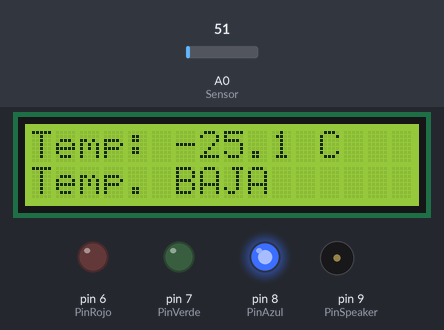
The sketch below on a simulated Arduino Uno, built with avr-gcc and run on an emulated ATmega328P. Shown: 16×2 character LCD, output pins drawn as LEDs (lit = HIGH), buzzer (waves = sounding, pin HIGH). The inputs (shaded band) are chosen by the test bench; at power-on: A0 (Sensor) = 51.

Above: at 1.2 s.
1.3 s: A0 (Sensor) set to 134
At 2.5 s:
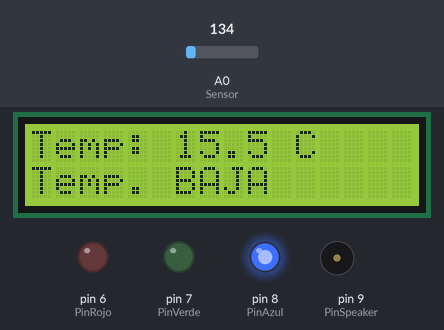
3.0 s: A0 (Sensor) set to 150
At 3.6 s:
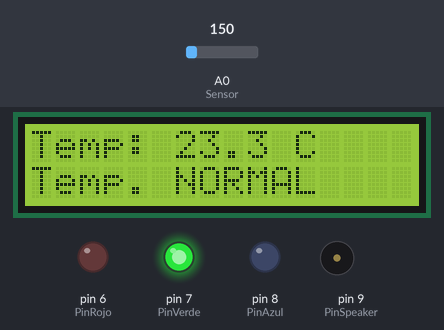
4.5 s: A0 (Sensor) set to 163
At 4.8 s:
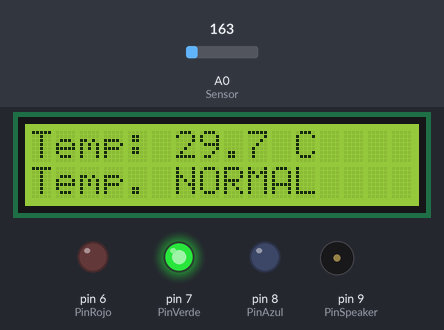
Timing chart, 0 to 7.5 s (numbered marks = the images above; inputs shaded):
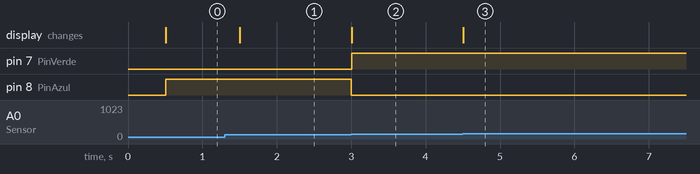

The sketch:

Sistema_de_monitoreo.ino
```cpp
/*********************
 * MONITOR LCD DE TEMPERATURA Y LUCES
 * Sensor: LM35
 *********************/

#include <LiquidCrystal.h>

LiquidCrystal lcd(12, 11, 5, 4, 3, 2);

int Sensor = A0;
int ValorSensor = 0;
float Temperatura = 0;

int PinRojo = 6;
int PinVerde = 7;
int PinAzul = 8;
int PinSpeaker = 9;

// Variables para millis
unsigned long tiempoAnterior = 0;
const unsigned long intervalo = 500;

void setup() {

  lcd.begin(16, 2);

  pinMode(PinVerde, OUTPUT);
  pinMode(PinRojo, OUTPUT);
  pinMode(PinAzul, OUTPUT);
  pinMode(PinSpeaker, OUTPUT);

}

void loop() {
  if (millis() - tiempoAnterior >= intervalo) {

    tiempoAnterior = millis();
    ValorSensor = analogRead(Sensor);
    Temperatura = (ValorSensor * (500.0 / 1023.0)) - 50.0;

    lcd.setCursor(0, 0);
    lcd.print("Temp: ");
    lcd.print(Temperatura, 1);
    lcd.print(" C   ");

    digitalWrite(PinAzul, LOW);
    digitalWrite(PinRojo, LOW);
    digitalWrite(PinVerde, LOW);

    lcd.setCursor(0, 1);

    if (Temperatura < 20) {

      lcd.print("Temp. BAJA   ");
      digitalWrite(PinAzul, HIGH);

    } else if (Temperatura > 30) {

      lcd.print("Temp. ALTA   ");
      digitalWrite(PinRojo, HIGH);

    } else {

      lcd.print("Temp. NORMAL ");
      digitalWrite(PinVerde, HIGH);
    }
  }
}
```

Measured:
- the behaviour switches between 143 and 144 on A0 (Sensor) (found by bisection; images 1 and 2)
- after the input at 1.3 s, the display: changes after 0.20 s (image 1)
- after the input at 3.0 s, pin 7 (PinVerde): LOW → HIGH at once; pin 8 (PinAzul): HIGH → LOW at once; the display: changes at once (image 2)
- after the input at 4.5 s, the display: changes at once (image 3)
